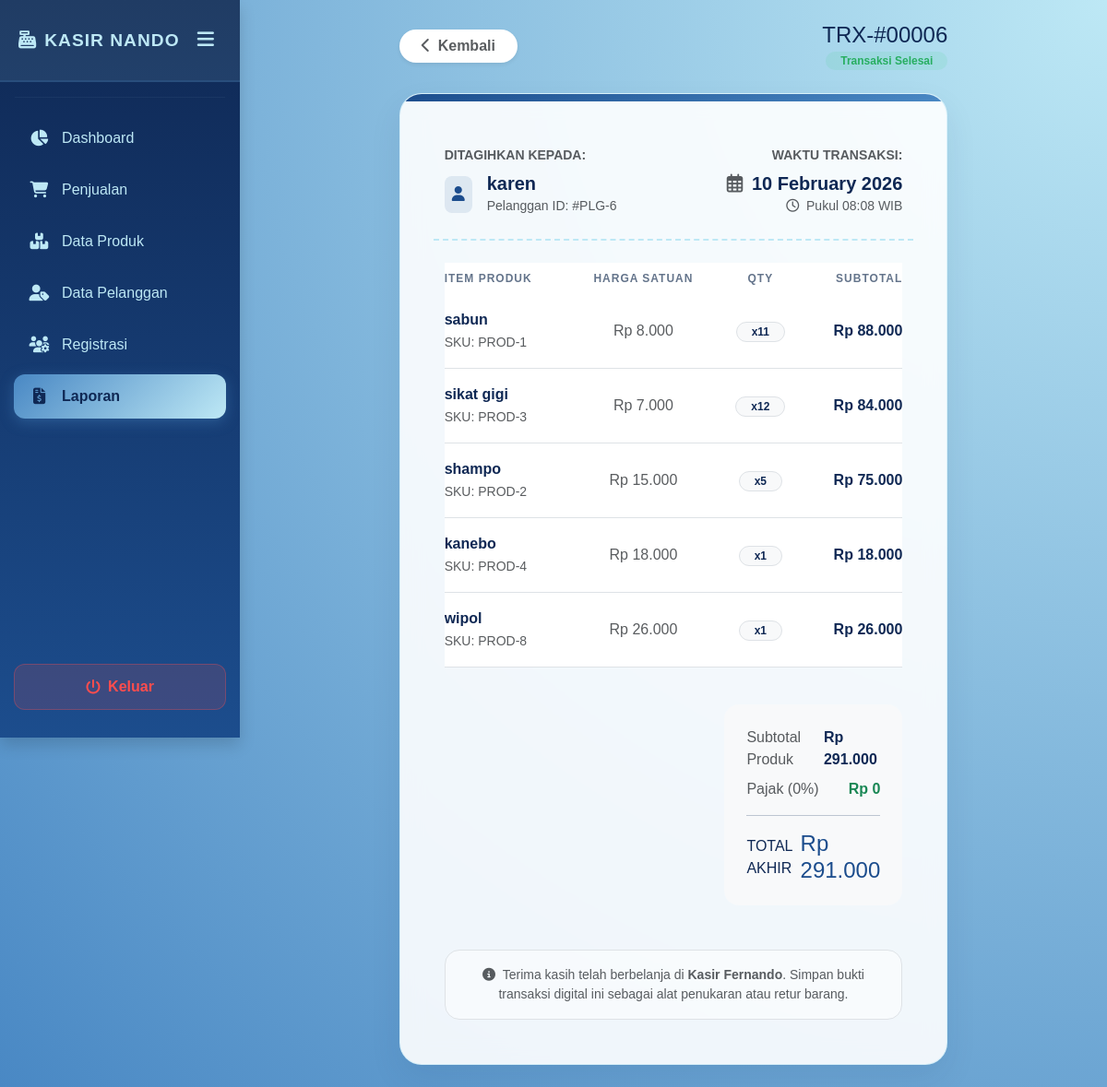
Page /admin/laporan/detail.php?id=6 (signed in) on the committed database.
### tables this page shows
CREATE TABLE `penjualan` (
  `PenjualanID` int(11) NOT NULL,
  `TanggalPenjualan` datetime NOT NULL DEFAULT current_timestamp(),
  `TotalHarga` decimal(10,2) NOT NULL,
  `PelangganID` int(11) NOT NULL
);

CREATE TABLE `pelanggan` (
  `PelangganID` int(11) NOT NULL,
  `NamaPelanggan` varchar(255) NOT NULL,
  `Alamat` text NOT NULL,
  `NomorTelepon` varchar(15) NOT NULL
);

CREATE TABLE `detailpenjualan` (
  `DetailID` int(11) NOT NULL,
  `PenjualanID` int(11) NOT NULL,
  `ProdukID` int(11) NOT NULL,
  `JumlahProduk` int(11) NOT NULL,
  `Subtotal` decimal(10,2) NOT NULL
);

CREATE TABLE `produk` (
  `ProdukID` int(11) NOT NULL,
  `NamaProduk` varchar(255) NOT NULL,
  `Harga` decimal(10,2) NOT NULL,
  `Stok` int(11) NOT NULL
);

### admin/laporan/detail.php (the view, shortened to what this page needs)
<?php
include '../../main/connect.php';
$id = $_GET['id'];
$query = mysqli_query($conn, "SELECT * FROM penjualan
         JOIN pelanggan ON penjualan.PelangganID = pelanggan.PelangganID
         WHERE PenjualanID = '$id'");
$data = mysqli_fetch_array($query);
?>
<!DOCTYPE html>
<html lang="id">
<head>
    <link href="https://cdn.jsdelivr.net/npm/bootstrap@5.3.0/dist/css/bootstrap.min.css" rel="stylesheet">
    <link rel="stylesheet" href="https://cdnjs.cloudflare.com/ajax/libs/font-awesome/6.4.0/css/all.min.css">
</head>
<body>
    <div class="d-flex">
        <?php include '../../template/sidebar.php'; ?>
        <div class="container-fluid p-4">
            <div class="col-md-8 mx-auto">
                <div class="d-flex justify-content-between align-items-center mb-4">
                    <a href="index.php" class="btn btn-white shadow-sm border-0 rounded-pill px-4 fw-bold text-muted btn-back-hover transition-all bg-white">
                        <i class="fas fa-chevron-left me-2"></i>Kembali
                    </a>
                    <div class="text-end">
                        <h4 class="fw-extrabold m-0 text-dark-custom">TRX-#<?= str_pad($id, 5, "0", STR_PAD_LEFT); ?></h4>
                        <span class="badge badge-success-custom rounded-pill px-3">Transaksi Selesai</span>
                    </div>
                </div>
                <div class="glass-card overflow-hidden">
                    <div style="height: 8px; background: var(--primary-gradient);"></div>
                    <div class="card-body p-4 p-md-5">
                        <div class="row invoice-head pb-4 mb-4">
                            <div class="col-sm-6 mb-3 mb-sm-0">
                                <small class="text-muted d-block fw-bold mb-2">DITAGIHKAN KEPADA:</small>
                                <div class="d-flex align-items-center">
                                    <div class="bg-primary-light p-2 rounded-3 me-3">
                                        <i class="fas fa-user text-primary-custom"></i>
                                    </div>
                                    <div>
                                        <h5 class="fw-bold m-0 text-dark-custom"><?= $data['NamaPelanggan']; ?></h5>
                                        <small class="text-muted">Pelanggan ID: #PLG-<?= $data['PelangganID']; ?></small>
                                    </div>
                                </div>
                            </div>
                            <div class="col-sm-6 text-sm-end">
                                <small class="text-muted d-block fw-bold mb-2">WAKTU TRANSAKSI:</small>
                                <h5 class="fw-bold m-0 text-dark-custom">
                                    <i class="far fa-calendar-alt me-1 text-muted"></i>
                                    <?= date('d F Y', strtotime($data['TanggalPenjualan'])); ?>
                                </h5>
                                <small class="text-muted"><i class="far fa-clock me-1"></i> Pukul <?= date('H:i', strtotime($data['TanggalPenjualan'])); ?> WIB</small>
                            </div>
                        </div>
                        <div class="table-responsive mb-4">
                            <table class="table table-custom align-middle">
                                <thead>
                                    <tr>
                                        <th class="ps-0">Item Produk</th>
                                        <th class="text-center">Harga Satuan</th>
                                        <th class="text-center">Qty</th>
                                        <th class="text-end pe-0">Subtotal</th>
                                    </tr>
                                </thead>
                                <tbody>
                                    <?php
                                    $detail = mysqli_query($conn, "SELECT * FROM detailpenjualan
                                              JOIN produk ON detailpenjualan.ProdukID = produk.ProdukID
                                              WHERE PenjualanID = '$id'");
                                    while($d = mysqli_fetch_array($detail)){
                                    ?>
                                    <tr>
                                        <td class="ps-0 py-3">
                                            <div class="fw-bold text-dark-custom"><?= $d['NamaProduk']; ?></div>
                                            <small class="text-muted">SKU: PROD-<?= $d['ProdukID']; ?></small>
                                        </td>
                                        <td class="text-center text-muted">Rp <?= number_format($d['Harga'], 0, ',', '.'); ?></td>
                                        <td class="text-center">
                                            <span class="badge rounded-pill bg-light border px-3" style="color: var(--dark-color);">x<?= $d['JumlahProduk']; ?></span>
                                        </td>
                                        <td class="text-end pe-0 fw-bold text-dark-custom">Rp <?= number_format($d['Subtotal'], 0, ',', '.'); ?></td>
                                    </tr>
                                    <?php } ?>
                                </tbody>
                            </table>
                        </div>
                        <div class="row justify-content-end mt-4">
                            <div class="col-md-5">
                                <div class="bg-light p-4 rounded-4">
                                    <div class="d-flex justify-content-between mb-2">
                                        <span class="text-muted">Subtotal Produk</span>
                                        <span class="fw-bold">Rp <?= number_format($data['TotalHarga'], 0, ',', '.'); ?></span>
                                    </div>
                                    <div class="d-flex justify-content-between mb-3">
                                        <span class="text-muted">Pajak (0%)</span>
                                        <span class="fw-bold text-success">Rp 0</span>
                                    </div>
                                    <hr>
                                    <div class="d-flex justify-content-between align-items-center">
                                        <span class="fw-extrabold text-dark-custom">TOTAL AKHIR</span>
                                        <h4 class="fw-extrabold m-0 text-primary-custom">Rp <?= number_format($data['TotalHarga'], 0, ',', '.'); ?></h4>
                                    </div>
                                </div>
                            </div>
                        </div>
                        <div class="mt-5 text-center p-3 border rounded-4 border-dashed bg-white bg-opacity-50">
                            <p class="small text-muted mb-0">
                                <i class="fas fa-info-circle me-1"></i> Terima kasih telah berbelanja di <strong>Kasir Fernando</strong>.
                                Simpan bukti transaksi digital ini sebagai alat penukaran atau retur barang.
                            </p>
                        </div>
                    </div>
                </div>
            </div>
        </div>
    </div>
</body>
</html>

### admin/laporan/detail.php (style rules this page uses)
:root { --glass-bg: rgba(255, 255, 255, 0.9); --glass-border: rgba(189, 232, 245, 0.5); --primary-color: #1C4D8D; --secondary-color: #4988C4; --accent-color: #BDE8F5; --dark-color: #0F2854; --primary-gradient: linear-gradient(135deg, var(--primary-color), var(--secondary-color)); }
body { background: radial-gradient(circle at top right, var(--accent-color), var(--secondary-color)), linear-gradient(135deg, #BDE8F5 0%, #4988C4 100%); min-height: 100vh; color: var(--dark-color); font-family: 'Plus Jakarta Sans', sans-serif; }
.glass-card { background: var(--glass-bg); backdrop-filter: blur(12px); border: 1px solid var(--glass-border); border-radius: 24px; box-shadow: 0 15px 35px rgba(15, 40, 84, 0.08); }
.invoice-head { border-bottom: 2px dashed var(--accent-color); }
.table-custom thead { background-color: #f8fafc; }
.table-custom th { font-size: 0.75rem; text-transform: uppercase; letter-spacing: 1px; color: #64748b; border: none; }
.transition-all { transition: all 0.3s ease; }
.badge-success-custom { background-color: rgba(46, 204, 113, 0.1) !important; color: #27ae60 !important; }
.bg-primary-light { background-color: rgba(28, 77, 141, 0.1) !important; }
.text-primary-custom { color: var(--primary-color) !important; }
.text-dark-custom { color: var(--dark-color) !important; }

### rows in the picture
penjualan: PelangganID.NamaPelanggan "karen", PelangganID.PelangganID "6", TanggalPenjualan "10 February 2026", TanggalPenjualan "08:08", TotalHarga "291.000"
detailpenjualan: ProdukID.NamaProduk "sabun", ProdukID.ProdukID "1", ProdukID.Harga "8.000", JumlahProduk "11", Subtotal "88.000"
detailpenjualan: ProdukID.NamaProduk "sikat gigi", ProdukID.ProdukID "3", ProdukID.Harga "7.000", JumlahProduk "12", Subtotal "84.000"
detailpenjualan: ProdukID.NamaProduk "shampo", ProdukID.ProdukID "2", ProdukID.Harga "15.000", JumlahProduk "5", Subtotal "75.000"
detailpenjualan: ProdukID.NamaProduk "kanebo", ProdukID.ProdukID "4", ProdukID.Harga "18.000", JumlahProduk "1", Subtotal "18.000"
detailpenjualan: ProdukID.NamaProduk "wipol", ProdukID.ProdukID "8", ProdukID.Harga "26.000", JumlahProduk "1", Subtotal "26.000"

### other values in the picture
str_pad($id, 5, "0", STR_PAD_LEFT) "00006"
